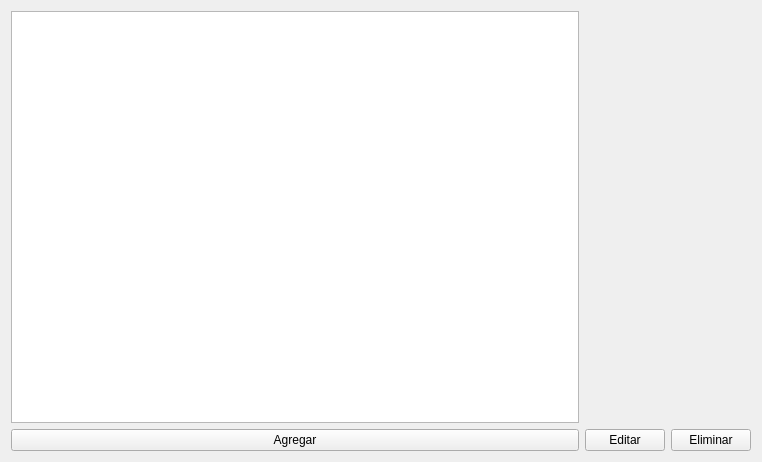
<?xml version="1.0" encoding="UTF-8"?>
<ui version="4.0">
 <class>Cliente</class>
 <widget class="QWidget" name="Cliente">
  <property name="geometry">
   <rect>
    <x>0</x>
    <y>0</y>
    <width>762</width>
    <height>462</height>
   </rect>
  </property>
  <property name="windowTitle">
   <string>Cliente</string>
  </property>
  <layout class="QGridLayout" name="gridLayout">
   <item row="0" column="0">
    <widget class="QTableView" name="table">
     <property name="alternatingRowColors">
      <bool>true</bool>
     </property>
     <property name="selectionMode">
      <enum>QAbstractItemView::SingleSelection</enum>
     </property>
     <property name="selectionBehavior">
      <enum>QAbstractItemView::SelectRows</enum>
     </property>
     <property name="sortingEnabled">
      <bool>true</bool>
     </property>
    </widget>
   </item>
   <item row="1" column="0">
    <widget class="QPushButton" name="pushButton">
     <property name="text">
      <string>Agregar</string>
     </property>
    </widget>
   </item>
   <item row="1" column="1">
    <widget class="QPushButton" name="pushButton_2">
     <property name="text">
      <string>Editar</string>
     </property>
    </widget>
   </item>
   <item row="1" column="2">
    <widget class="QPushButton" name="pushButton_3">
     <property name="text">
      <string>Eliminar</string>
     </property>
    </widget>
   </item>
  </layout>
 </widget>
 <resources/>
 <connections/>
</ui>
